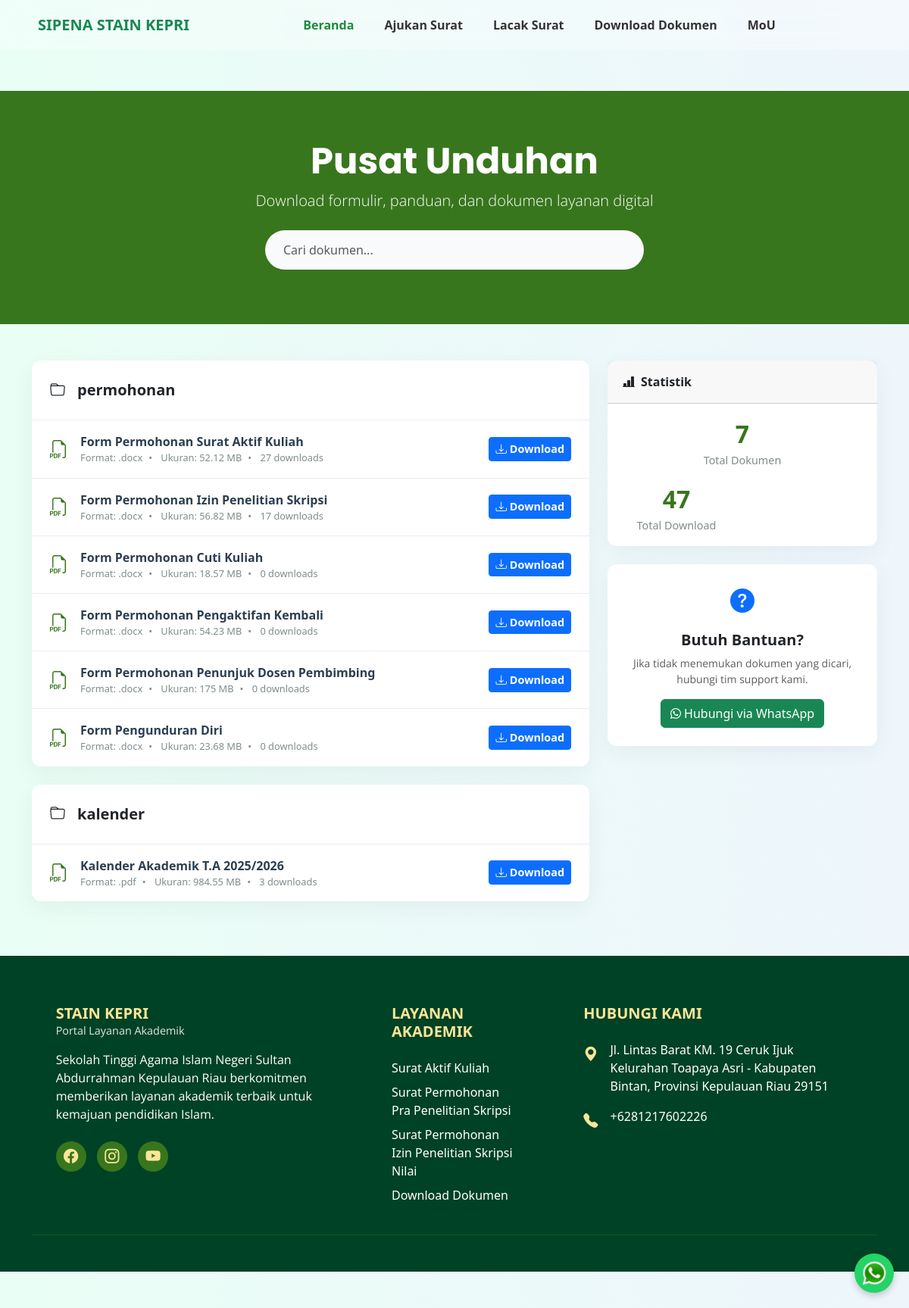
/index.php/unduhan, run on the app's committed database.
### tables this page shows
CREATE TABLE `dokumen` (
  `id` int(11) NOT NULL,
  `jenis_surat_id` int(11) NOT NULL,
  `kategori` varchar(128) NOT NULL,
  `title` varchar(128) NOT NULL,
  `file_path` varchar(128) NOT NULL,
  `uploaded_at` varchar(128) NOT NULL,
  `file_size` varchar(50) NOT NULL,
  `file_type` varchar(128) NOT NULL,
  `download_count` int(11) NOT NULL
);

### application/controllers/Unduhan.php (called while the page is built, shortened)
<?php
class Unduhan extends CI_Controller {
	public function index()
	{
		$this->load->model('Unduhan_model');
		$data['totalDokumen'] = $this->Unduhan_model->getTotalDokumen();
		$all = $this->db->get('dokumen')->result_array();
		$dokumen = [];
		foreach($all as $d) {
			$dokumen[$d['kategori']][] = $d;
		}
		$data['dokumen'] = $dokumen;
		$data['totalDownload'] = $this->db->select_sum('download_count')->get('dokumen')->row()->download_count ?? 0;
		$this->load->view('templates/navbar');
		$this->load->view('unduhan/index', $data);
		$this->load->view('templates/footer');
	}
}

### index.php (called while the page is built, shortened)
<?php
require_once BASEPATH.'core/CodeIgniter.php';

### application/views/unduhan/index.php (the view, shortened to what this page needs)
   <header class="download-header">
        <div class="container">
            <h1 class="display-5">Pusat Unduhan</h1>
            <p class="lead">Download formulir, panduan, dan dokumen layanan digital</p>
            <div class="search-bar">
                <input type="search" class="form-control" placeholder="Cari dokumen...">
            </div>
        </div>
    </header>
    <main class="container py-5">
        <div class="row g-4">
            <div class="col-lg-8">
            <?php foreach($dokumen as $kategori => $list): ?>
            <div class="card section-card mb-4">
                <div class="card-header d-flex align-items-center gap-3">
                    <i class="bi bi-folder"></i> <?php echo $kategori ?>
                </div>
                <div class="card-body p-0">
                    <div class="list-group list-group-flush">
                        <?php foreach($list as $d): ?>
                        <div class="download-item d-flex align-items-center">
                            <i class="bi bi-filetype-pdf icon me-3"></i>
                            <div class="details flex-grow-1">
                                <div class="title"><?php echo $d['title']?></div>
                                <div class="metadata">
                                    <span>Format: <?php echo $d['file_type']?></span>
                                    <span>Ukuran: <?php echo $d['file_size']?> MB</span>
                                    <span><?php echo $d['download_count']?> downloads</span>
                                </div>
                            </div>
                            <a href="<?php echo site_url('master/download_dokumen/'.$d['id'])?>" class="btn btn-primary btn-sm btn-download">
                                <i class="bi bi-download me-1"></i>Download
                            </a>
                        </div>
                        <?php endforeach; ?>
                    </div>
                </div>
            </div>
            <?php endforeach; ?>
        </div>
            <div class="col-lg-4 sidebar">
                <div class="card">
                    <div class="card-header d-flex align-items-center gap-2"><i class="bi bi-bar-chart-line-fill"></i> Statistik</div>
                    <div class="card-body text-center">
                        <div class="row">
                            <div class="col-12 mb-3">
                                <div class="stat-number"><?php echo $totalDokumen?></div>
                                <div class="stat-label">Total Dokumen</div>
                            </div>
                            <div class="col-6">
                                <div class="stat-number"><?php echo $totalDownload?></div>
                                <div class="stat-label">Total Download</div>
                            </div>
                        </div>
                    </div>
                </div>
                <div class="card">
                     <div class="card-body text-center p-4">
                        <div class="mb-3"><i class="bi bi-question-circle-fill fs-2 text-primary"></i></div>
                        <h5 class="fw-bold">Butuh Bantuan?</h5>
                        <p class="text-muted small">Jika tidak menemukan dokumen yang dicari, hubungi tim support kami.</p>
                        <a href="https://wa.me/6281536821587" class="btn btn-success" target="_blank">
  <i class="fab fa-whatsapp"></i> Hubungi via WhatsApp
</a>
                     </div>
                </div>
            </div>
        </div>
    </main>
</body>
</html>

### application/views/templates/navbar.php (shortened to what this page needs)
<!DOCTYPE html>
<html lang="id">
<head>
  <link href="https://cdn.jsdelivr.net/npm/bootstrap@5.3.0/dist/css/bootstrap.min.css" rel="stylesheet">
  <link href="https://cdn.jsdelivr.net/npm/bootstrap-icons@1.10.5/font/bootstrap-icons.css" rel="stylesheet">
  <link href="https://cdn.jsdelivr.net/npm/bootstrap@5.3.0/dist/css/bootstrap.min.css" rel="stylesheet">
  <link href="<?= base_url('assets/css/style.css') ?>" rel="stylesheet">
  <link rel="stylesheet" href="https://cdnjs.cloudflare.com/ajax/libs/font-awesome/6.5.2/css/all.min.css">
</head>
<body>
<nav class="navbar navbar-expand-lg navbar-glass fixed-top">
  <div class="container">
    <a class="navbar-brand d-flex align-items-center gap-2 text-success fw-bold" href="">
        <span>SIPENA STAIN KEPRI</span>
    </a>
    <div class="collapse navbar-collapse justify-content-center position-relative" id="mainNavbar">
      <ul class="navbar-nav mx-auto">
        <li class="nav-item">
          <a class="nav-link active" href="<?php echo base_url('home')?>">Beranda</a>
        </li>
         <li class="nav-item">
          <a class="nav-link" href="<?php echo base_url('layanan_surat')?>">Ajukan Surat</a>
        </li>
        <li class="nav-item">
          <a class="nav-link" href="<?php echo base_url('tracking')?>">Lacak Surat</a>
        </li>
        <li class="nav-item">
          <a class="nav-link" href="<?php echo base_url('unduhan')?>">Download Dokumen</a>
        </li>
        <li class="nav-item">
          <a class="nav-link" href="<?php echo base_url('master/mou')?>">MoU</a>
        </li>
    </div>
  </div>
</nav>
<section class="py-5">

### application/views/templates/footer.php (shortened to what this page needs)
<footer class="footer-custom text-white pt-5 pb-4">
    <div class="container text-left">
        <div class="row text-left">
            <div class="col-md-6 col-lg-4 mx-auto mt-3">
                <div class="d-flex align-items-center mb-3">
                <div>
                        <h5 class="text-uppercase mb-0 fw-bold">STAIN KEPRI</h5>
                        <p class="mb-0 small-text">Portal Layanan Akademik</p>
                    </div>
                </div>
                <p>
                    Sekolah Tinggi Agama Islam Negeri Sultan Abdurrahman Kepulauan Riau berkomitmen memberikan layanan akademik terbaik untuk kemajuan pendidikan Islam.
                </p>
                <div class="mt-4">
                    <a href="https://www.facebook.com/akademikstainsar" class="social-icon"><i class="bi bi-facebook"></i></a>
                    <a href="https://www.instagram.com/akademikstainsarkepri/" class="social-icon"><i class="bi bi-instagram"></i></a>
                    <a href="https://www.youtube.com/channel/UC9GvHT9SQlXx-NJzv6wpURg/videos" class="social-icon"><i class="bi bi-youtube"></i></a>
                </div>
            </div>
            <div class="col-md-6 col-lg-2 mx-auto mt-3">
                <h5 class="text-uppercase mb-4 fw-bold">Layanan Akademik</h5>
                <ul class="list-unstyled">
                    <li class="mb-2"><a href="#" class="text-white">Surat Aktif Kuliah</a></li>
                    <li class="mb-2"><a href="#" class="text-white">Surat Permohonan Pra Penelitian Skripsi</a></li>
                    <li class="mb-2"><a href="#" class="text-white">Surat Permohonan Izin Penelitian Skripsi Nilai</a></li>
                    <li class="mb-2"><a href="#" class="text-white">Download Dokumen</a></li>
                </ul>
            </div>
            <div class="col-md-6 col-lg-4 mx-auto mt-3">
                <h5 class="text-uppercase mb-4 fw-bold">Hubungi Kami</h5>
                <ul class="list-unstyled">
                    <li class="mb-3 d-flex align-items-start">
                        <i class="bi bi-geo-alt-fill me-3 mt-1"></i>
                        <span>Jl. Lintas Barat KM. 19 Ceruk Ijuk
<br>Kelurahan Toapaya Asri - Kabupaten Bintan, Provinsi Kepulauan Riau 29151</span>
                    </li>
                    <li class="mb-3 d-flex align-items-start">
                        <i class="bi bi-telephone-fill me-3 mt-1"></i>
                        <span>+6281217602226</span>
                    </li>
                </ul>
            </div>
        </div>
        <hr class="my-4">
    </div>
</footer>
<a href="https://wa.me/6281217602226"
   class="wa-float"
   target="_blank"
   aria-label="Chat WhatsApp">
  <img src="<?= base_url('assets/img/wa.png') ?>" alt="WhatsApp" class="wa-icon">
</a>
</body>
</html>

### assets/css/style.css (style rules this page uses)
body { background: linear-gradient(to right, #e9fef5, #eef6fc); padding-top: 72px; margin: 0; font-family: system-ui, -apple-system, BlinkMacSystemFont, "Segoe UI", Roboto, Oxygen, Ubuntu, Cantarell, "Open Sans", "Inter", "Helvetica Neue", sans-serif; background-color: #f8f9fa; color: #333; --primary-color: #4db6ac; }
p { font-family: "Open Sans", sans-serif; }
.form-control, .form-select { background: #f8fafc; border: 1.5px solid #bdbdbd; color: #222; font-size: 1.04rem; margin-bottom: 8px; }
ul { list-style: none; padding-left: 20px; }
li { margin: 5px 0; cursor: pointer; }
.search-bar { position: relative; width: 100%; max-width: 600px; }
.search-bar input { width: 100%; padding: 15px 20px 15px 50px; border: 1px solid #ccc; border-radius: 25px; font-size: 1rem; }
.navbar-glass { background: rgba(255, 255, 255, 0.3); backdrop-filter: blur(12px); -webkit-backdrop-filter: blur(12px); box-shadow: none; border-bottom: none; }
.navbar-nav .nav-link { font-weight: 600; font-size: 16px; padding: 8px 16px; color: #333; transition: 0.3s; }
.navbar-nav .nav-item { margin-right: 1.5rem; }
.navbar-nav .nav-item:last-child { margin-right: 0; }
.navbar-nav .nav-link.active { color: #1b8a3c; }
h1, .hero-text-gradient { font-family: "Poppins", sans-serif; }
.footer-custom { background: #004225; }
.footer-custom h5 { color: #fce599; }
.small-text { font-size: 0.9em; color: #e6e6e6; }
.footer-custom a { text-decoration: none; transition: color 0.3s ease; }
.social-icon { display: inline-flex; justify-content: center; align-items: center; width: 40px; height: 40px; border-radius: 50%; background-color: #38761d; color: #ffffff; margin-right: 10px; font-size: 1.2rem; transition: background-color 0.3s ease; }
.footer-custom .bi { font-size: 1.2rem; color: #fce599; }
.footer-custom hr { border-color: #4a942a; }
.wa-float { position: fixed; bottom: 20px; right: 20px; z-index: 999; background-color: #25d366; padding: 10px; border-radius: 50%; box-shadow: 0 4px 10px rgba(0, 0, 0, 0.2); transition: transform 0.3s ease; }
.wa-icon { width: 32px; height: 32px; display: block; }
.download-header { background-color: #38761d; color: #ffffff; padding: 4rem 0; text-align: center; }
.download-header h1 { font-weight: 700; }
.search-bar { max-width: 500px; margin: 1.5rem auto 0 auto; }
.search-bar .form-control { padding: 0.9rem 1.5rem; border-radius: 2rem; border: none; }
.card { border: none; border-radius: 0.75rem; box-shadow: 0 8px 30px rgba(0, 0, 0, 0.05); margin-bottom: 1.5rem; }
.section-card .card-header { background: none; border-bottom: 1px solid #e9ecef; padding: 1.5rem; font-size: 1.25rem; font-weight: 600; }
.download-item { display: flex; align-items: center; padding: 1rem 1.5rem; border-bottom: 1px solid #e9ecef; }
.download-item:last-child { border-bottom: none; }
.download-item .icon { font-size: 1.5rem; color: #38761d; flex-shrink: 0; }
.download-item .details { flex-grow: 1; }
.download-item .title { font-weight: 600; color: #2c3e50; }
.download-item .metadata { font-size: 0.8rem; color: #7f8c8d; }
.download-item .metadata span:not(:last-child)::after { content: "•"; margin: 0 0.5rem; }
.btn-download { font-weight: 600; font-size: 0.9rem; }
.sidebar .card-header { padding: 1rem 1.25rem; font-weight: 600; }
.stat-number { font-size: 2rem; font-weight: 700; color: #38761d; }
.stat-label { font-size: 0.9rem; color: #7f8c8d; }

### data on the page
dokumen: title "Form Permohonan Surat Aktif Kuliah", file_type ".docx", file_size "52.12", download_count "27"
dokumen: title "Form Permohonan Izin Penelitian Skripsi", file_type ".docx", file_size "56.82", download_count "17"
dokumen: title "Form Permohonan Cuti Kuliah", file_type ".docx", file_size "18.57", download_count "0"
dokumen: title "Form Permohonan Pengaktifan Kembali", file_type ".docx", file_size "54.23", download_count "0"
dokumen: title "Form Permohonan Penunjuk Dosen Pembimbing", file_type ".docx", file_size "175", download_count "0"
dokumen: title "Form Pengunduran Diri", file_type ".docx", file_size "23.68", download_count "0"
dokumen: title "Kalender Akademik T.A 2025/2026", file_type ".pdf", file_size "984.55", download_count "3"

### other printed values
$kategori "permohonan"
$kategori "kalender"
$totalDokumen "7"
$totalDownload "47"
